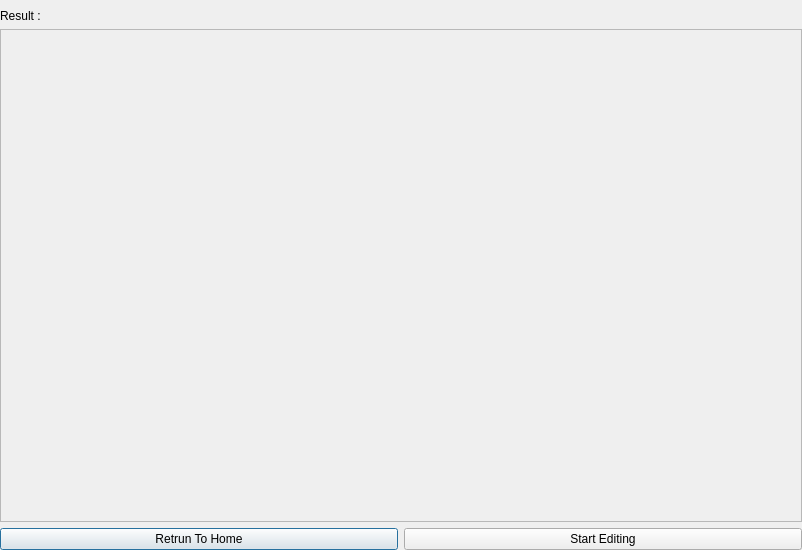
<?xml version="1.0" encoding="UTF-8"?>
<ui version="4.0">
 <class>Result</class>
 <widget class="QDialog" name="Result">
  <property name="geometry">
   <rect>
    <x>0</x>
    <y>0</y>
    <width>802</width>
    <height>550</height>
   </rect>
  </property>
  <property name="minimumSize">
   <size>
    <width>700</width>
    <height>550</height>
   </size>
  </property>
  <property name="windowTitle">
   <string>Guide Me</string>
  </property>
  <property name="styleSheet">
   <string notr="true"/>
  </property>
  <layout class="QVBoxLayout" name="verticalLayout_5">
   <property name="leftMargin">
    <number>0</number>
   </property>
   <property name="topMargin">
    <number>0</number>
   </property>
   <property name="rightMargin">
    <number>0</number>
   </property>
   <property name="bottomMargin">
    <number>0</number>
   </property>
   <item>
    <widget class="QWidget" name="widget" native="true">
     <layout class="QVBoxLayout" name="verticalLayout_2">
      <property name="leftMargin">
       <number>0</number>
      </property>
      <property name="rightMargin">
       <number>0</number>
      </property>
      <property name="bottomMargin">
       <number>0</number>
      </property>
      <item>
       <widget class="QLabel" name="title">
        <property name="text">
         <string>Result :</string>
        </property>
        <property name="margin">
         <number>30</number>
        </property>
       </widget>
      </item>
      <item>
       <widget class="QScrollArea" name="scrollArea">
        <property name="styleSheet">
         <string notr="true">border-color: rgb(0, 0, 31);</string>
        </property>
        <property name="widgetResizable">
         <bool>true</bool>
        </property>
        <widget class="QWidget" name="scrollAreaWidgetContents_2">
         <property name="geometry">
          <rect>
           <x>0</x>
           <y>0</y>
           <width>800</width>
           <height>425</height>
          </rect>
         </property>
         <layout class="QVBoxLayout" name="verticalLayout_3">
          <item>
           <layout class="QVBoxLayout" name="all_roads_2">
            <property name="spacing">
             <number>6</number>
            </property>
           </layout>
          </item>
         </layout>
        </widget>
       </widget>
      </item>
      <item>
       <layout class="QHBoxLayout" name="horizontalLayout">
        <item>
         <widget class="QPushButton" name="pushButton_2">
          <property name="text">
           <string>Retrun To Home</string>
          </property>
         </widget>
        </item>
        <item>
         <widget class="QPushButton" name="pushButton">
          <property name="text">
           <string>Start Editing</string>
          </property>
         </widget>
        </item>
       </layout>
      </item>
     </layout>
    </widget>
   </item>
  </layout>
 </widget>
 <resources/>
 <connections/>
</ui>
